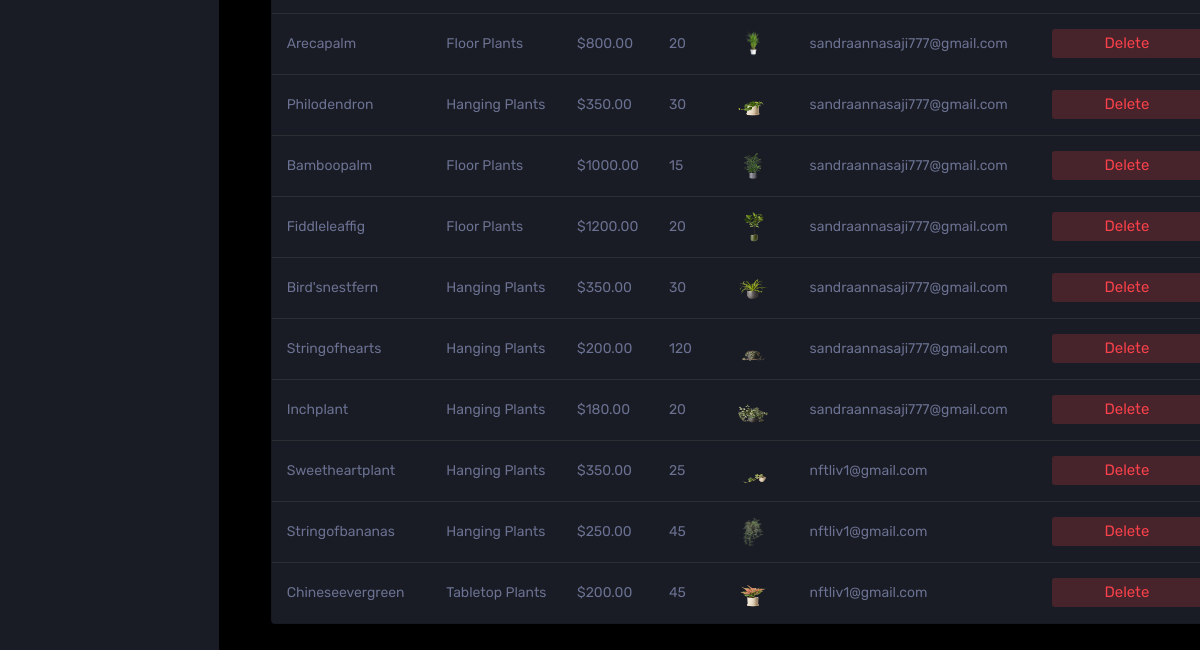
Before: /viewproducts (signed in, lower part) with the older database file.
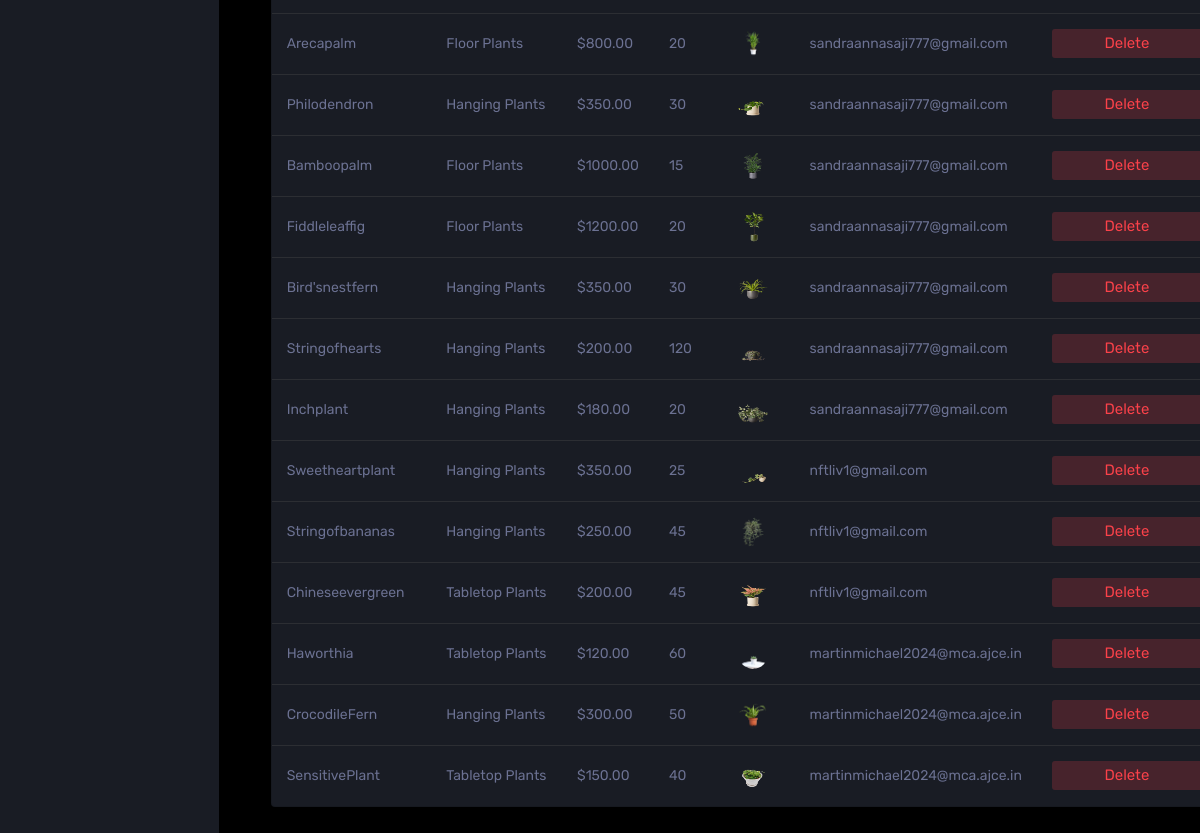
After: the same page with the newer database file.
### user/models.py (models this page shows, shortened)
class Product(models.Model):
    product_name = models.CharField(max_length=100)  # Product name selected by the seller
    category = models.ForeignKey(Category, on_delete=models.CASCADE)  # Reference to the category
    product_price = models.DecimalField(max_digits=10, decimal_places=2)  # Product price inherited from the category
    product_image = models.ImageField(upload_to='category_images/', null=True, blank=True)
    product_stock = models.IntegerField(default=0, null=True, blank=True)  # Add the default value here
    seller = models.ForeignKey(Seller, on_delete=models.CASCADE, related_name='products')

class Category(models.Model):
    category_name = models.CharField(max_length=100)
    category_description = models.TextField()

class Seller(models.Model):
    user = models.OneToOneField(User, on_delete=models.CASCADE)
    name = models.CharField(max_length=100,null=True, blank=True)
    email = models.EmailField(max_length=255,null=True, blank=True)
    storename = models.CharField(max_length=100)
    contact = models.CharField(max_length=20, null=True, blank=True)
    address = models.TextField(blank=True, null=True)
    landmark = models.TextField(blank=True, null=True)
    opening_time = models.TimeField(null=True, blank=True)
    closing_time = models.TimeField(null=True, blank=True)
    opening_days = models.CharField(max_length=100, null=True, blank=True)
    store_image = models.ImageField(upload_to='store_images/', null=True, blank=True)

### user/views.py (the view)
# urls.py: path('viewproducts', views.viewproducts, name='viewproducts'),
@login_required
def viewproducts(request):
    all_products = Product.objects.all()
    context = {
        'all_products': all_products,
    }
    return render(request, 'admin/viewproducts.html', context)

### templates/admin/viewproducts.html (shortened to what this page needs)
{% extends 'admin/base1.html' %}
{% load static %}
  {% block content %}
<div class="container mt-4">
    <div class="col-lg-12 grid-margin stretch-card">
      <div class="card">
          </div>
          <div class="table-responsive">
                <table class="user-list table table-hover">
                    <tbody>
                        {% for product in all_products %}
                            <tr>
                                <td>{{ product.product_name }}</td>
                                <td>{{ product.category.category_name }}</td>
                                <td>${{ product.product_price }}</td>
                                {% if product.product_stock > 10 %}
                                    <td>{{ product.product_stock }}</td>
                                {% else %}
                                    <td class="text-danger" >{{ product.product_stock }}</td>
                                {% endif %}
                                <td>
                                    {% if product.product_image %}
                                        <img src="{{ product.product_image.url }}" alt="{{ product.product_name }}" width="100">
                                    {% else %}
                                        No image available
                                    {% endif %}
                                </td>
                                <td>{{ product.seller.user.username }}</td>
                                <td>
                                    <a id="dlbtn" href="{% url 'delete_product' product.id %}" class="btn btn-inverse-danger btn-fw">Delete</a>
                                </td>
                            </tr>
                        {% empty %}
                            <tr>
                                <td colspan="6">No products available.</td>
                            </tr>
                        {% endfor %}
                    </tbody>
                </table>
            </div>
          </div>
        </div>
      </div>
    {% endblock %}

### templates/admin/base1.html (shortened to what this page needs)
{% load static %}
<head>
    <link rel="stylesheet" href="{% static 'assets/vendors/mdi/css/materialdesignicons.min.css' %}">
    <link rel="stylesheet" href="{% static 'assets/vendors/css/vendor.bundle.base.css' %}">
    <link rel="stylesheet" href="{% static 'assets/vendors/jvectormap/jquery-jvectormap.css' %}">
    <link rel="stylesheet" href="{% static 'assets/vendors/flag-icon-css/css/flag-icon.min.css' %}">
    <link rel="stylesheet" href="{% static 'assets/vendors/owl-carousel-2/owl.carousel.min.css' %}">
    <link rel="stylesheet" href="{% static 'assets/vendors/owl-carousel-2/owl.theme.default.min.css' %}">
    <link rel="stylesheet" href="{% static 'assets/css/style.css' %}">
</head>
<body>
    <div class="container-scroller">
        <nav class="sidebar sidebar-offcanvas" id="sidebar">
        </nav>
        <div class="container-fluid page-body-wrapper">
          <div class="main-panel">
            <div class="content-wrapper">
    {% block content %}
    {% endblock %}
</div>
</div>
</div>
</body>
</html>

Changed rows visible on the page:
added Product: product_name "Haworthia", category.category_name "Tabletop Plants", product_price "120.00", product_stock "60", product_image (picture), seller.user.username "martinmichael2024@mca.ajce.in"
added Product: product_name "CrocodileFern", category.category_name "Hanging Plants", product_price "300.00", product_stock "50", product_image (picture), seller.user.username "martinmichael2024@mca.ajce.in"
added Product: product_name "SensitivePlant", category.category_name "Tabletop Plants", product_price "150.00", product_stock "40", product_image (picture), seller.user.username "martinmichael2024@mca.ajce.in"
